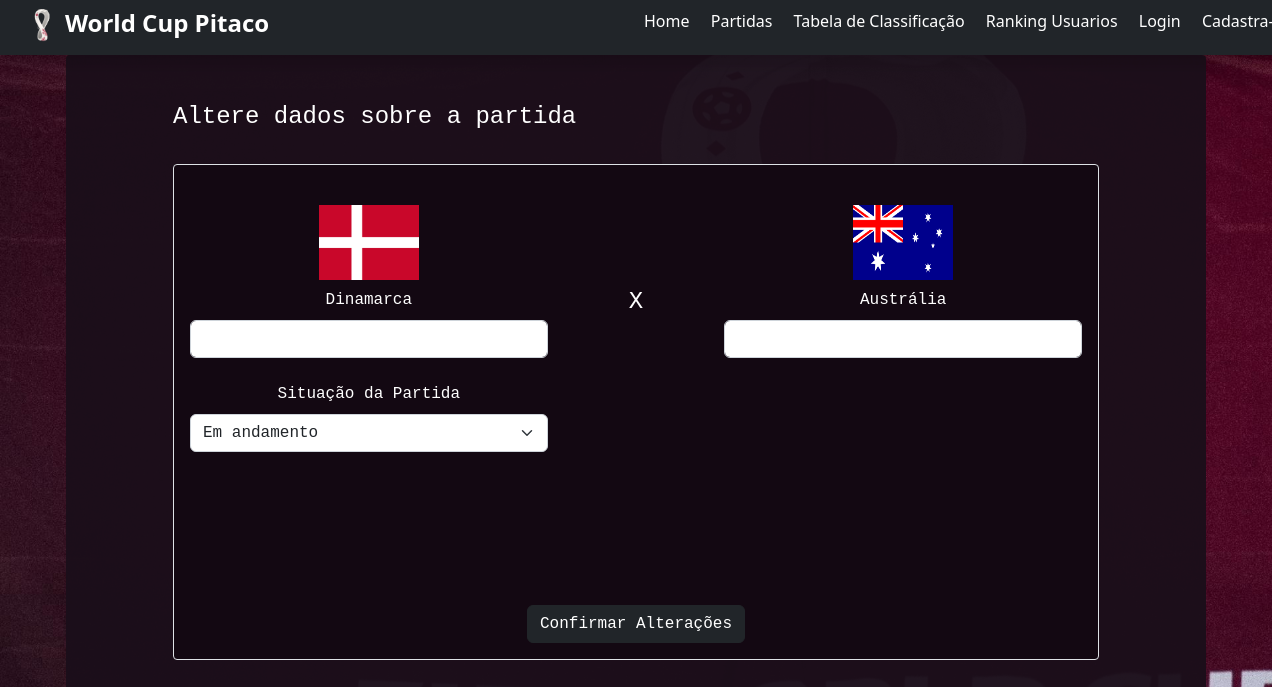
Page /selecoes/partida/9 on the committed database.
### copadomundo/models.py (models this page shows, shortened)
class Selecao(database.Model):
    id = database.Column(database.Integer, primary_key=True)
    id_grupo = database.Column(database.Integer, database.ForeignKey('grupo.id'), nullable=False)
    id_eliminatoria = database.Column(database.Integer, database.ForeignKey('eliminatoria.id'))
    nome = database.Column(database.String, nullable=False, unique=True)
    foto_selecao = database.Column(database.String, default='selecao_default.png')
    pontos = database.Column(database.Integer, default=0)
    gols_marcado = database.Column(database.Integer, default=0)
    gols_sofrido = database.Column(database.Integer, default=0)
    vitorias = database.Column(database.Integer, default=0)
    derrotas = database.Column(database.Integer, default=0)
    empates = database.Column(database.Integer, default=0)
    qnt_jogos = database.Column(database.Integer, default=0)
    partidas = database.relationship('Partida', secondary=partida_selecao, lazy='subquery', backref=database.backref('selecoes', lazy=True))

### copadomundo/routes.py (the view, shortened to what this page needs)
@app.route('/selecoes/partida/<id_partida>', methods=['GET', 'POST'])
def definir_resultado(id_partida):
    formresultado = FormDefinirResultado()
    partida = Partida.query.get(id_partida)
    partida.status = formresultado.status.data
    partida.gol_casa = formresultado.casa_gol.data
    partida.gol_fora = formresultado.fora_gol.data
    selecao_casa = Selecao.query.get(partida.selecoes[0].id)
    selecao_fora = Selecao.query.get(partida.selecoes[1].id)
    print(f"selecao casa: {selecao_casa.nome}, selecao fora: {selecao_fora.nome}")
    return render_template('tela_add_resultado.html', formresultado=formresultado, selecao_casa=selecao_casa, selecao_fora=selecao_fora)

### copadomundo/form.py
class FormDefinirResultado(FlaskForm):
    casa_gol = IntegerField('Selecão Casa', validators=[DataRequired()])
    fora_gol = IntegerField('Selecão Fora', validators=[DataRequired()])
    status = SelectField('Situação da Partida', choices=[('Em andamento', 'Em andamento'), ('Finalizada', 'Finalizada'), ('Cancelada', 'Cancelada')])
    btn_submit = SubmitField('Confirmar Alterações')

### copadomundo/templates/tela_add_resultado.html (shortened to what this page needs)
{% extends 'base.html' %}
{% block body %}
<div class="container rounded-1 mt-0 pt-5 font-monospace transparent-3" style="height: 900px;">
    <div class="row justify-content-center row-cols-1" >
        <div class="col-10 mb-4"><h4 class="white" id="exampleModalLabel">Altere dados sobre a partida</h4></div>
        <div class="col-10">
            <form class="border rounded-1 p-3 white transparent-2" action="" method="POST"">
                <div class="modal-body rounded-2" style="height: 400px;">
                    <div class="row justify-content-between text-center mb-2 mt-4">
                        <div class="col-5"><img src="{{ url_for('static', filename='img/img_bandeiras/{}'.format(selecao_casa.foto_selecao)) }}" alt="" width="100px" height="75px"></div>
                        <div class="col-5"><img src="{{ url_for('static', filename='img/img_bandeiras/{}'.format(selecao_fora.foto_selecao)) }}" alt="" width="100px" height="75px"></div>
                    </div>
                    <div class="row text-center row-cols-2 mb-4">
                        <div class="col-5">
                            <label for="casa_gol", class="form-label">{{ selecao_casa.nome }}</label>
                            {{ formresultado.casa_gol(class="form-control", id="casa_gol") }}
                        </div>
                        <div class="col-2"><h4> X </h4></div>
                        <div class="col-5">
                            <label for="fora_gol", class="form-label">{{ selecao_fora.nome }}</label>
                            {{ formresultado.fora_gol(class="form-control", id="fora_gol") }}
                        </div>
                        <div class="col-5 mt-4">
                            {{ formresultado.status.label(class="form-label", for="status")}}
                            {{ formresultado.status(class="form-select", id="status")}}
                        </div>
                    </div>
                </div>
                <div class="row justify-content-center text-center"><div class="col-4">{{ formresultado.btn_submit(class="btn btn-dark") }}</div></div>
            </form>
        </div>
    </div>
</div>
{% endblock %}

### copadomundo/static/main.css (style rules this page uses)
body { background-repeat: no-repeat; background-attachment: fixed; background-size: cover; }
.container { background-color: #130912e8; }
.transparent-2 { background-color: #130912f6; }
.transparent-3 { background-color: #1b0f1af6; }
.white { color: white; }
input::placeholder { color: #030001; font-size: 15px; }

### rows in the picture
Selecao: foto_selecao (picture), nome "Dinamarca"
Selecao: foto_selecao (picture), nome "Austrália"
